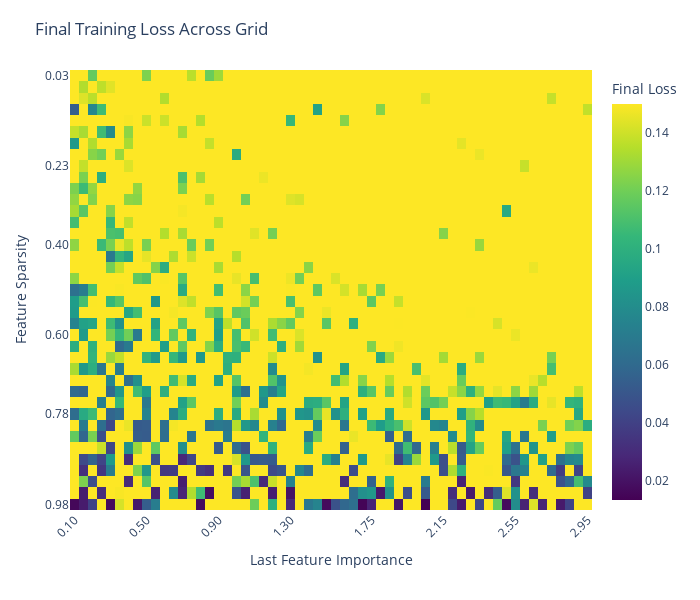

The notebook cell saved with this chart:
### Code cell
run_phase_change(3,1,1, "311")

### Figure 1 — Plotly figure (JSON) as saved in the notebook; plotly's stock layout.template omitted (floating-point values rounded to 4 significant figures; data arrays with more than 128 entries replaced by an {"elided": "..."} marker saying what was removed)
{"data": [{"colorbar": {"title": {"text": "Final Loss"}}, "colorscale": [[0, "#440154"], [0.1111, "#482878"], [0.2222, "#3e4989"], [0.3333, "#31688e"], [0.4444, "#26828e"], [0.5556, "#1f9e89"], [0.6667, "#35b779"], [0.7778, "#6ece58"], [0.8889, "#b5de2b"], [1, "#fde725"]], "hovertemplate": "importance=%{x:.3f}<br>sparsity=%{y:.3f}<br>loss=%{z:.6f}<extra></extra>", "type": "heatmap", "x": [0.1, 0.15, 0.2, 0.25, 0.3, 0.35, 0.4, 0.45, 0.5, 0.55, 0.6, 0.65, 0.7, 0.75, 0.8, 0.85, 0.9, 0.95, 1.0, 1.05, 1.1, 1.15, 1.2, 1.25, 1.3, 1.35, 1.4, 1.45, 1.5, 1.55, 1.6, 1.65, 1.7, 1.75, 1.8, 1.85, 1.9, 1.95, 2.0, 2.05, 2.1, 2.15, 2.2, 2.25, 2.3, 2.35, 2.4, 2.45, 2.5, 2.55, 2.6, 2.65, 2.7, 2.75, 2.8, 2.85, 2.9, 2.95], "y": [0.025, 0.05, 0.075, 0.1, 0.125, 0.15, 0.175, 0.2, 0.225, 0.25, 0.275, 0.3, 0.325, 0.35, 0.375, 0.4, 0.425, 0.45, 0.475, 0.5, 0.525, 0.55, 0.575, 0.6, 0.625, 0.65, 0.675, 0.7, 0.725, 0.75, 0.775, 0.8, 0.825, 0.85, 0.875, 0.9, 0.925, 0.95, 0.975], "z": {"elided": "39x58 float values"}, "zmax": 0.15, "zmin": 0.01341}], "layout": {"height": 600, "margin": {"b": 90, "l": 70, "r": 30, "t": 70}, "title": {"text": "Final Training Loss Across Grid"}, "width": 700, "xaxis": {"tickangle": -45, "tickmode": "array", "ticktext": ["0.10", "0.50", "0.90", "1.30", "1.75", "2.15", "2.55", "2.95"], "tickvals": [0.1, 0.5, 0.9, 1.3, 1.75, 2.15, 2.55, 2.95], "title": {"text": "Last Feature Importance"}}, "yaxis": {"autorange": "reversed", "tickmode": "array", "ticktext": ["0.03", "0.23", "0.40", "0.60", "0.78", "0.98"], "tickvals": [0.025, 0.225, 0.4, 0.6, 0.775, 0.975], "title": {"text": "Feature Sparsity"}}}}
